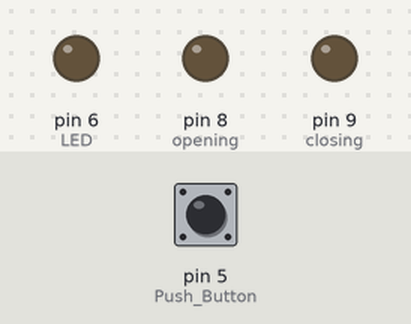
A sketch run on a simulated Arduino Uno, built with avr-gcc and run on an emulated ATmega328P. Shown: output pins drawn as LEDs (lit = HIGH). The inputs (shaded band) are chosen by the test bench; at power-on: pin 5 (Push_Button) LOW.

Above: at 1.2 s.
1.3 s: pin 5 (Push_Button) pulled HIGH for 0.15 s
At 2.2 s:
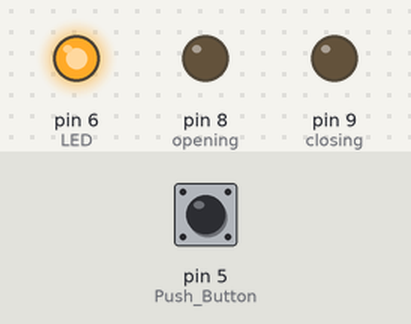
4.4 s: pin 5 (Push_Button) pulled HIGH for 3.2 s
At 7.2 s:
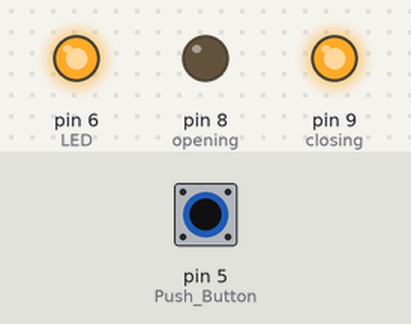
At 7.6 s:
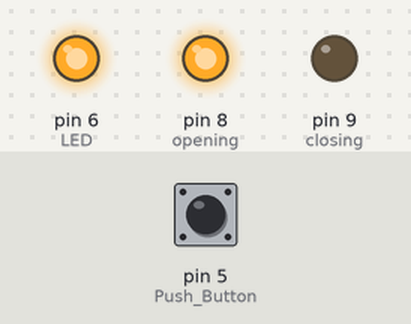
Timing chart, 0 to 14.8 s (numbered marks = the images above; inputs shaded):
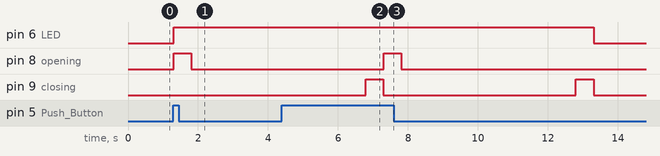

The sketch:

AutomatedGate.ino
```cpp
//######################################################################
//                        Quentin Montessuis                           #
//                        2SN2 - LPP St Joseph                         #
//    Creative Commons Attribution-NonCommercial 4.0 International     #
//######################################################################

// The code includes the limit switch in comment. Read the README file to enable it

void setup() {
  pinMode(8, OUTPUT); //opening
  pinMode(9, OUTPUT); //closing
  pinMode(5, INPUT); //Push Button
  pinMode(6, OUTPUT); //LED
//  pinMode(4, INPUT); //limit switch
}

void loop() {
//press push button
if (digitalRead( 5))
{
//led
digitalWrite( 6 , HIGH);
//opening
digitalWrite( 8 , HIGH);
//if (digitalRead( 4))
//{
//digitalWrite( 8 , LOW);
//delay( 5000 )
//digitalWrite( 9 , HIGH);
//}
delay( 500 );
digitalWrite( 8 , LOW);
//Waiting
delay( 5000 );
//closing
digitalWrite( 9 , HIGH);
delay( 500 );
digitalWrite( 9 , LOW);
//led
digitalWrite( 6 , LOW);
}
}
```

Measured:
- after the input at 1.3 s, pin 6 (LED): LOW → HIGH at once; pin 8 (opening): LOW → HIGH at once, → LOW 0.50 s later
- after the input at 4.4 s, pin 6 (LED): HIGH → LOW after 8.9 s instead of 2.9 s; pin 8 (opening): LOW → HIGH after 2.9 s, → LOW 0.50 s later
- by itself, pin 9 (closing): alternates HIGH for 0.50 s and LOW for 5.5 s
